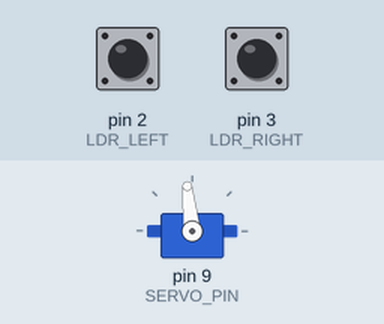
Simulated run of this sketch. Board: Arduino Uno, built with avr-gcc and run on an emulated ATmega328P. On the bench: servo. Inputs (shaded band) come from the test bench; at power-on: pin 2 (LDR_LEFT) HIGH, pin 3 (LDR_RIGHT) LOW. What the sketch prints to the serial monitor is not drawn.

Above: at 2.2 s.
2.3 s: pin 2 (LDR_LEFT) pulled LOW for 3.2 s
9.5 s: pin 3 (LDR_RIGHT) pulled HIGH for 1.2 s
14.7 s: pin 3 (LDR_RIGHT) pulled HIGH for 3.2 s
19.5 s: pin 2 (LDR_LEFT) driven LOW and pin 3 (LDR_RIGHT) driven HIGH
23.0 s: pin 2 (LDR_LEFT) driven HIGH
At 23.8 s:
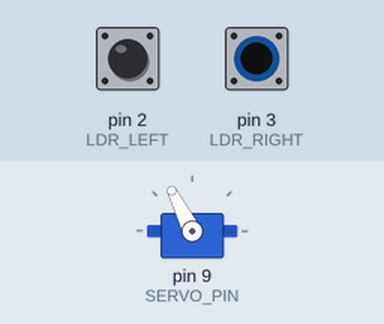
24.5 s: pin 3 (LDR_RIGHT) driven LOW
At 28.8 s:
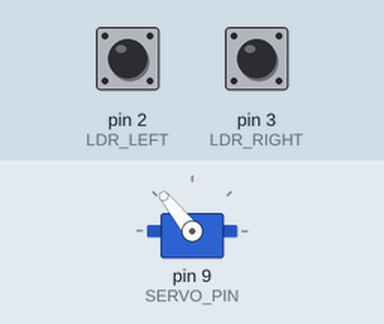
At 32.6 s:
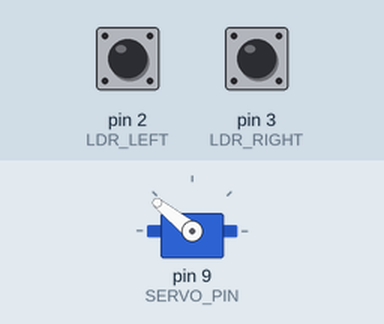
Timing chart, 0 to 34.5 s (numbered marks = the images above; inputs shaded):
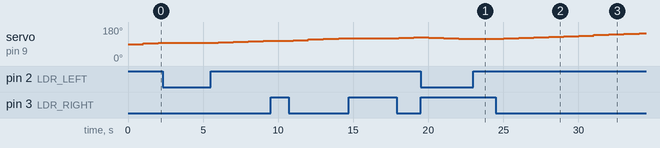

The sketch:

SolarPanel_CIA_3.ino
```cpp
#include <Servo.h>

Servo myServo;

// Pin definitions
const int LDR_LEFT = 2;
const int LDR_RIGHT = 3;
const int SERVO_PIN = 9;

// Variables
int leftLDR = 0;
int rightLDR = 0;
int servoPos = 90;
int moveStep = 3;
int delayTime = 200;

// Servo limits
const int MIN_ANGLE = 0;
const int MAX_ANGLE = 180;

unsigned long lastMoveTime = 0;
const unsigned long moveInterval = 300;

// Dead-zone flag
bool inDeadZone = false;

void setup() {
  Serial.begin(9600);
  pinMode(LDR_LEFT, INPUT);
  pinMode(LDR_RIGHT, INPUT);

  myServo.attach(SERVO_PIN);
  myServo.write(servoPos);
  delay(1000);

  Serial.println("Digital Solar Tracker Ready");

}

void loop() {
  leftLDR = digitalRead(LDR_LEFT);
  rightLDR = digitalRead(LDR_RIGHT);

  String action = "No Move";

  if (millis() - lastMoveTime >= moveInterval) {
    // Case 1: Torch only on LEFT
    if (leftLDR == LOW && rightLDR == HIGH) {
      if (servoPos > MIN_ANGLE) {
        servoPos -= moveStep;
        myServo.write(servoPos);
        action = "← Left";
        inDeadZone = false;
        lastMoveTime = millis();
      }
    }
    // Case 2: Torch only on RIGHT
    else if (leftLDR == HIGH && rightLDR == LOW) {
      if (servoPos < MAX_ANGLE) {
        servoPos += moveStep;
        myServo.write(servoPos);
        action = "→ Right";
        inDeadZone = false;
        lastMoveTime = millis();
      }
    }
    // Case 4: Both DARK
    else {
      action = "No Light";
      inDeadZone = false;
    }
  }

  // Debugging
  Serial.print(leftLDR == LOW ? "LIGHT" : "DARK");
  Serial.print(" | ");
  Serial.print(rightLDR == LOW ? "LIGHT" : "DARK");
  Serial.print(" | Servo: ");
  Serial.print(servoPos);
  Serial.print("° | Action: ");
  Serial.println(action);

  delay(1000);
}
```

Measured:
- after the input at 23.0 s, servo on pin 9 (SERVO_PIN): stays 117° (without the input it goes to 114° after 0.03 s)
- after the input at 24.5 s, servo on pin 9 (SERVO_PIN): moves from 117° to 147° over 9.0 s, starting after 0.53 s
